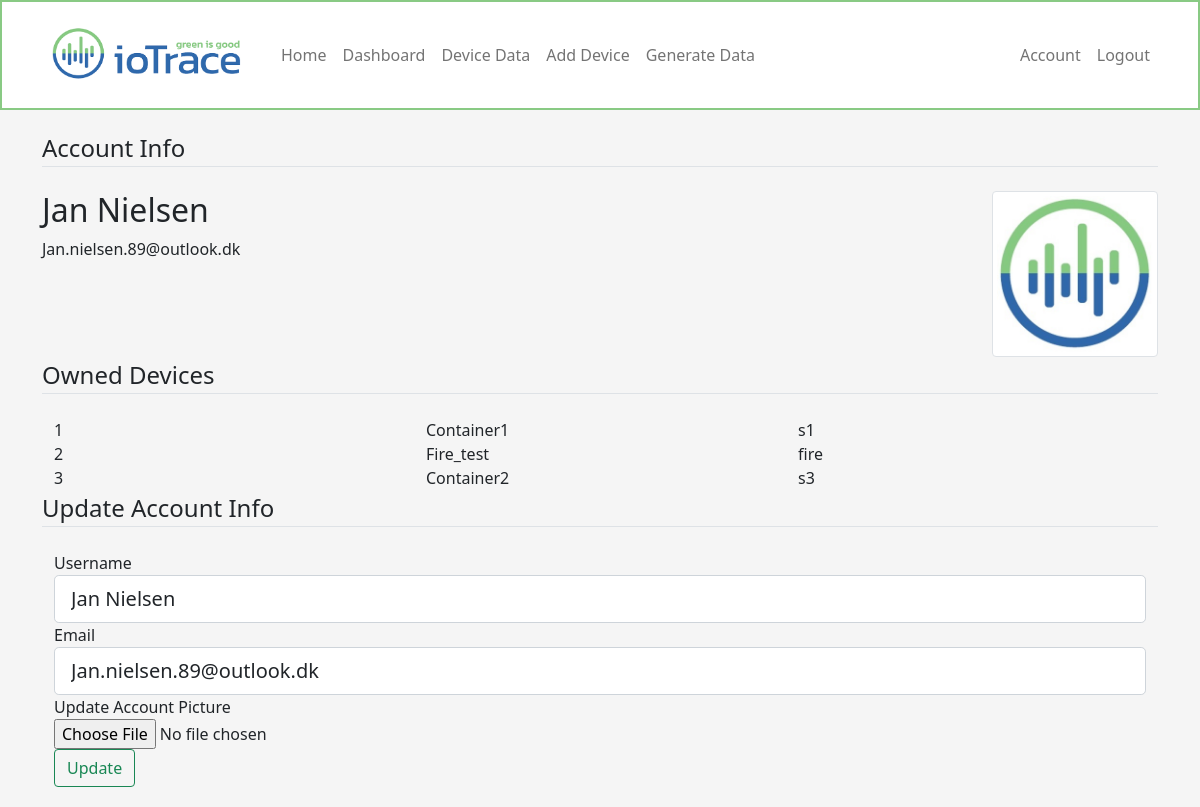
Page /account (signed in) on the earlier database version.
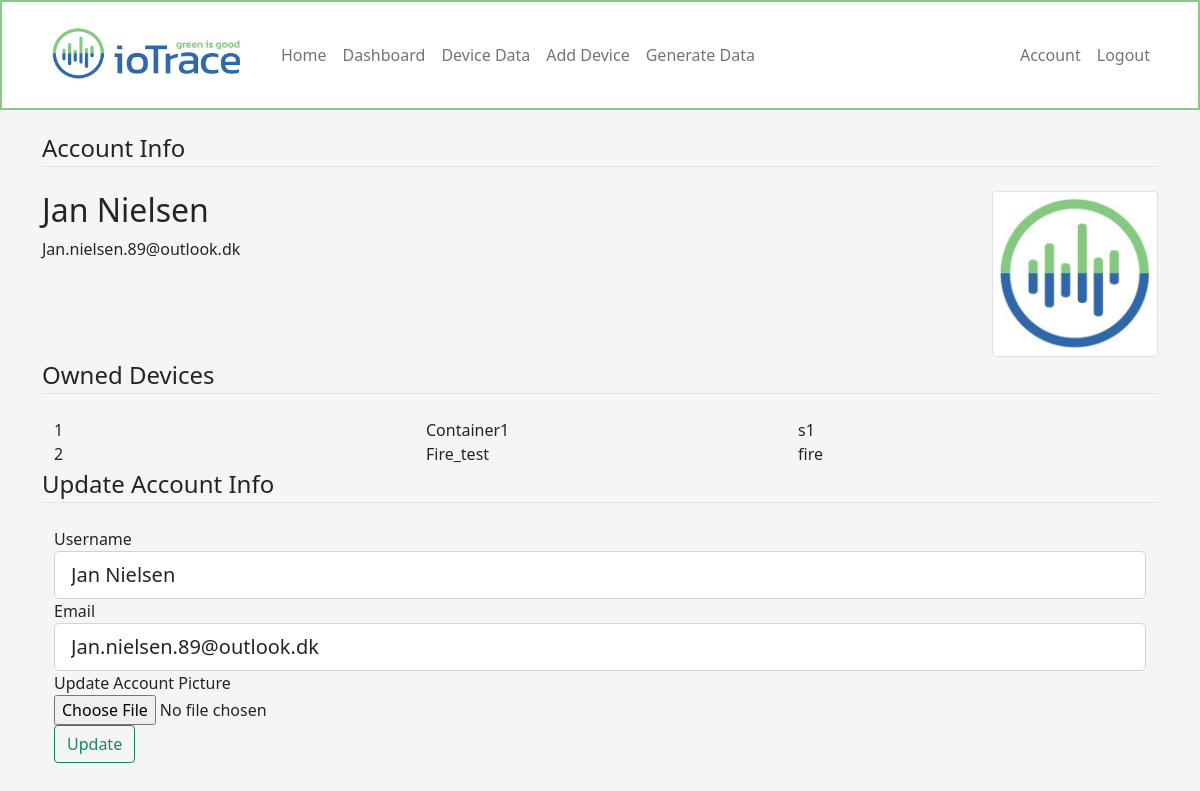
Same page on the later database version.
### iotrace/models.py (models this page shows, shortened)
class User(db.Model, UserMixin):
    id = db.Column(db.Integer, primary_key=True)
    username = db.Column(db.String(20), unique=True, nullable=False)
    email = db.Column(db.String(120), unique=True, nullable=False)
    image_file = db.Column(db.String(20), nullable=False, default='default.jpg')
    password = db.Column(db.String(60), nullable=False)
    devices = db.relationship('Device', cascade='all, delete-orphan', backref='owner', lazy=True)

class Device(db.Model):
    id = db.Column(db.Integer, primary_key=True)
    devicename = db.Column(db.String(100), nullable=False)
    devicetype = db.Column(db.String(100), nullable=False)
    device_mac = db.Column(db.String(20), unique=True, nullable=False)
    user_id = db.Column(db.Integer, db.ForeignKey('user.id'), nullable=False)
    data_trackingdevice = db.relationship('TrackingDeviceData', cascade='all, delete-orphan', backref='ref_trackingdevice', lazy=True)
    data_firedevice = db.relationship('FireDeviceData', cascade='all, delete-orphan', backref='ref_firedevice', lazy=True)

### iotrace/accounts/routes.py (the view)
@accounts.route('/account', methods=['GET', 'POST'])
@login_required
def account():
    form = UpdateAccountForm()
    if form.validate_on_submit():
        if form.picture.data:
            picture_file = save_picture(form.picture.data)
            current_user.image_file = picture_file
        current_user.username = form.username.data
        current_user.email = form.email.data
        db.session.commit()
        flash('Your account has been updated!', 'success')
        return redirect(url_for('accounts.account'))
    elif request.method == 'GET':
        form.username.data = current_user.username
        form.email.data = current_user.email
    image_file = url_for('static', filename='images/profile_pics/' + current_user.image_file)
    devices = Device.query.filter_by(user_id=current_user.id)
    return render_template('accounts/account.html', title='Account', image_file=image_file, devices=devices, form=form)

### iotrace/accounts/forms.py (shortened to what this page needs)
class UpdateAccountForm(FlaskForm):
    username = StringField('Username', validators=[DataRequired(), Length(min=2, max=20)])
    email = StringField('Email', validators=[DataRequired(), Email()])
    picture = FileField('Update Account Picture', validators=[FileAllowed(['jpg', 'png'])])
    submit = SubmitField('Update')

### iotrace/models.py (called while the page is built)
@login_manager.user_loader
def load_user(user_id):
    return User.query.get(int(user_id))

### iotrace/templates/accounts/account.html (shortened to what this page needs)
{% extends "layout.html" %}
{% set active_page = "home" %}
{% block content %}
<legend class="border-bottom mb-4">Account Info</legend>
<div class="row">
    <div class="col-10">
        <h2>{{ current_user.username }}</h2>
        <p>{{ current_user.email }}</p>
    </div>
    <div class="col">
        <img class="img-thumbnail" src="{{ image_file }}" class="img-fluid" width="200" height="200" >
    </div>
</div>
<legend class="border-bottom mb-4">Owned Devices</legend>
<div class="container">
    {% for device in devices %}
    <div class="row">
        <div class="col">
            {{device.id}}
        </div>
        <div class="col">
            {{device.devicename}}
        </div>
        <div class="col">
            {{device.devicetype}}
        </div>
    </div>
    {% endfor %}
</div>
<legend class="border-bottom mb-4">Update Account Info</legend>
<div class="container">
    <form method="POST" action="" enctype="multipart/form-data">
        <fieldset class="form-group">
            <div class="form-group">
                {{ form.username.label(class="form-control-label") }}
                {% if form.username.errors %}
                    {{ form.username(class="form-control form-control-lg is-invalid") }}
                    <div class="invalid-feedback">
                        {% for error in form.username.errors %}
                            <span>{{ error }}</span>
                        {% endfor %}
                    </div>
                {% else %}
                    {{ form.username(class="form-control form-control-lg") }}
                {% endif %}
            </div>
            <div class="form-group">
                {{ form.email.label(class="form-control-label") }}
                {% if form.email.errors %}
                    {{ form.email(class="form-control form-control-lg is-invalid") }}
                    <div class="invalid-feedback">
                        {% for error in form.email.errors %}
                            <span>{{ error }}</span>
                        {% endfor %}
                    </div>
                {% else %}
                    {{ form.email(class="form-control form-control-lg") }}
                {% endif %}
            </div>
            <div class="form-group">
                {{ form.picture.label() }}</br>
                {{ form.picture(class="form-control-file") }}</br>
            </div>
        </fieldset>
        <div class="form-group">
            {{ form.submit(class="btn btn-outline-success") }}
        </div>
    </form>
</div>
{% endblock content %}

### iotrace/templates/layout.html (shortened to what this page needs)
<!doctype html>
<html lang="en">
    <head>
        <link href="{{url_for('static', filename='css/bootstrap.min.css')}}" rel="stylesheet">
        <link href="{{url_for('static', filename='css/navbar.css')}}" rel="stylesheet">
    </head>
    <body style="background-color: #f5f5f5">
        <header>
            <nav class="navbar navbar-expand-sm navbar-light bg-white" aria-label="Third navbar example" style="border:2px solid #89ca84;">
                <div class="container">
                    <a class="navbar-brand" href="/">
                        <img src="{{ url_for('static', filename='images/ioTrace.png') }}" alt="" width="215" height="80">
                    </a>
                    <div class="navbar-collapse collapse" id="Navbar">
                        <ul class="navbar-nav me-auto">
                            <li class="nav-item">
                                <a class="nav-link" href="{{ url_for('main.home') }}">Home</a>
                            </li>
                            {% if current_user.is_authenticated %}
                            <li class="nav-item">
                                <a class="nav-link" href="{{ url_for('devices.dashboard') }}">Dashboard</a>
                            </li>
                            <li class="nav-item">
                                <a class="nav-link" href="{{ url_for('devices.device', device_id=current_user.devices[0].id) }}">Device Data</a>
                            </li>
                            <li class="nav-item">
                                <a class="nav-link" href="{{ url_for('devices.add_device') }}">Add Device</a>
                            </li>
                            <li class="nav-item">
                                <a class="nav-link" href="{{ url_for('main.dummy') }}" tabindex="-1" aria-disabled="true">Generate Data</a>
                            </li>
                            {% endif %}
                        </ul>
                    </div>
                    <div class="navbar-collapse collapse" id="Navbar">
                        <ul class="navbar-nav ms-auto">
                            {% if current_user.is_authenticated %}
                            <li class="nav-item">
                                <a class="nav-link" href="{{ url_for('accounts.account') }}">Account</a>
                            </li>
                            <li class="nav-item">
                                <a class="nav-link" href="{{ url_for('accounts.logout') }}">Logout</a>
                            </li>
                            {% endif %}
                        </ul>
                    </div>
                </div>
            </nav>
        </header>
        <main role="main" class="container">
                    {% block content %}{% endblock %}
        </main>
    </body>
</html>

### iotrace/static/css/navbar.css (style rules this page uses)
body { padding-bottom: 20px; }
.navbar { margin-bottom: 20px; }

Differences in the rows shown:
removed Device: id "3", devicename "Container2", devicetype "s3"
